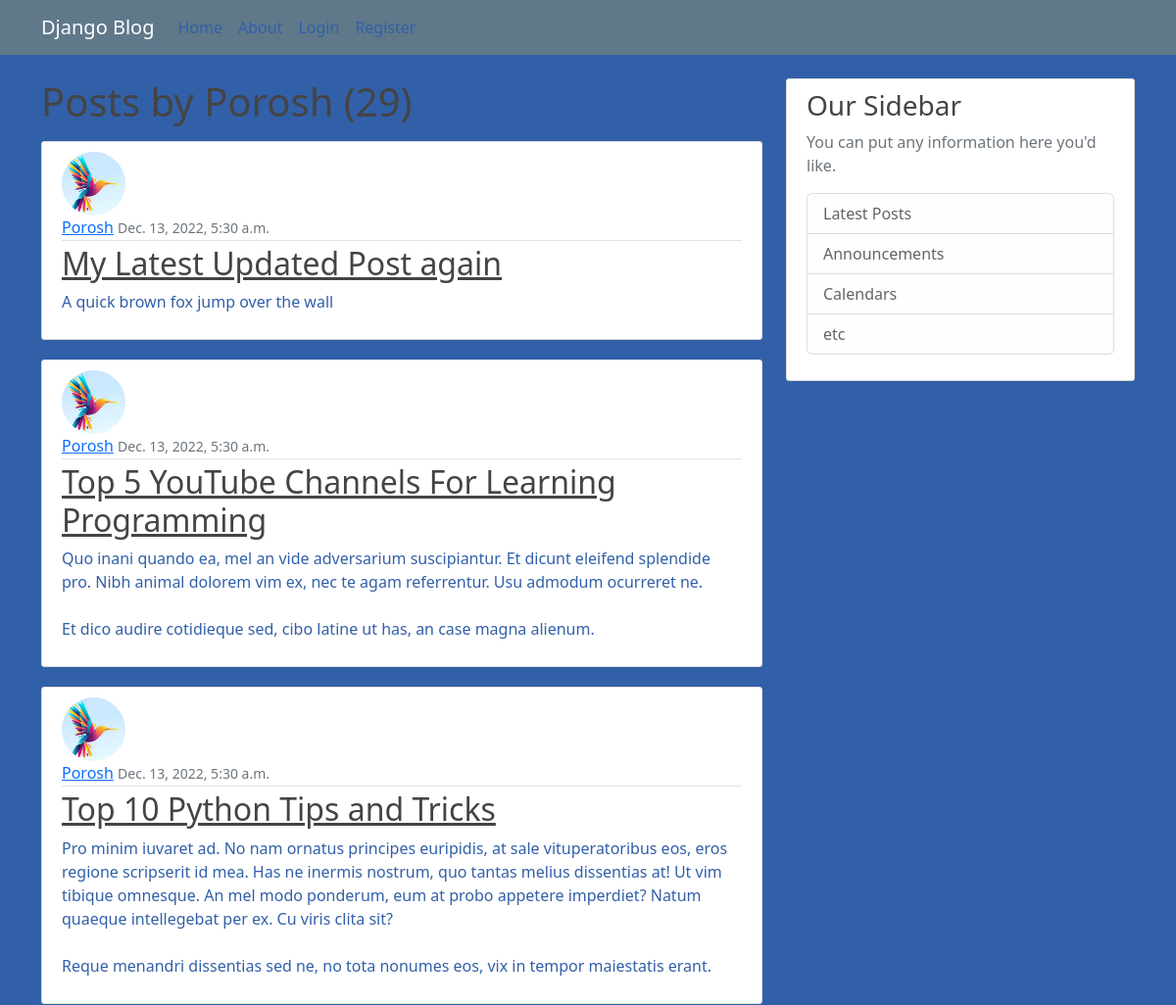
/user/Porosh (upper part), run on an earlier commit of the app's database.
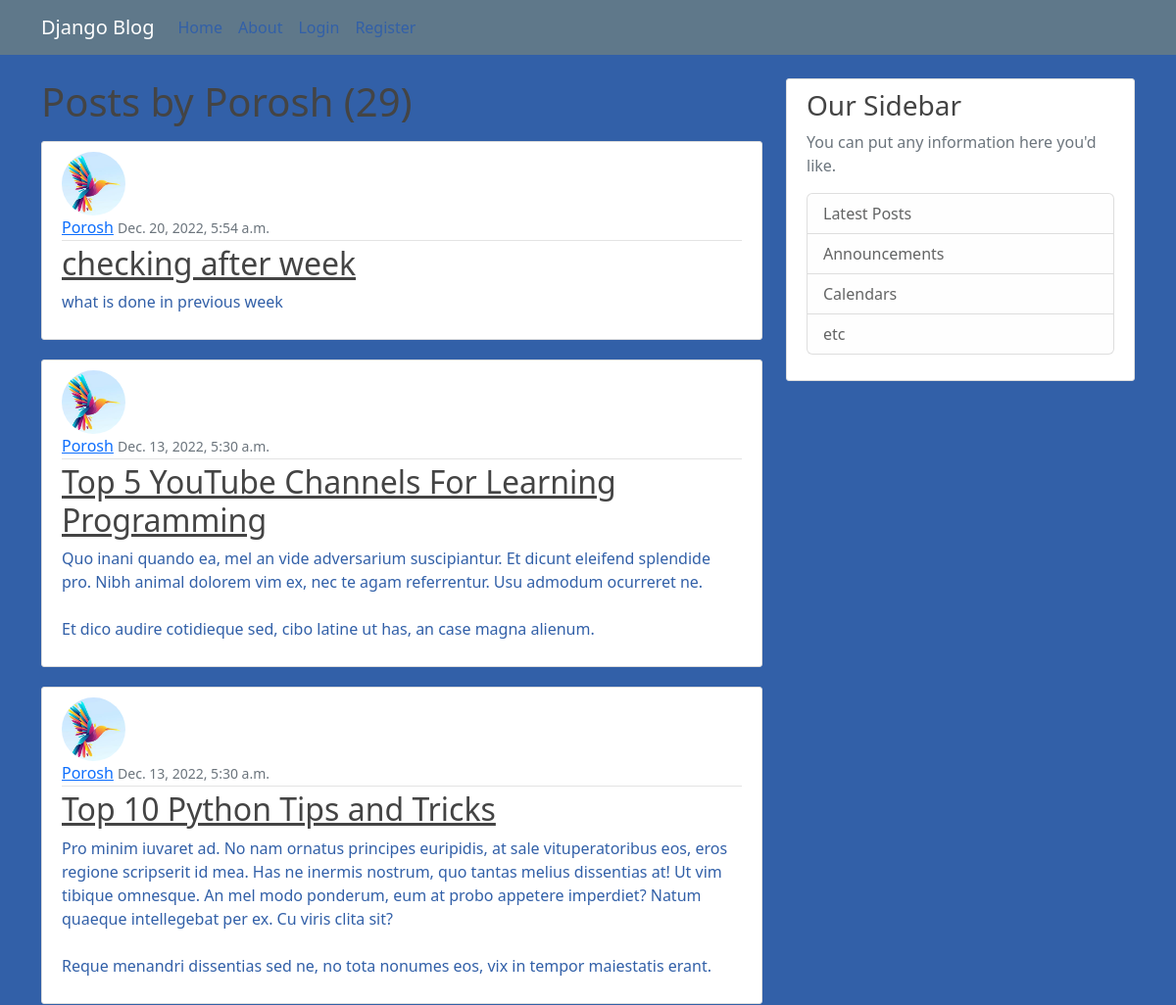
And on a later commit of the database.
### Blogger/models.py (models this page shows, shortened)
class Post(models.Model):
    title = models.CharField(max_length= 500)
    content = models.CharField(max_length=1000)
    date_posted = models.DateTimeField(default=timezone.now)
    author = models.ForeignKey(User, on_delete=models.CASCADE)

### User/models.py (models this page shows, shortened)
class Profile(models.Model):
    user = models.OneToOneField(User, on_delete=models.CASCADE)
    image = models.ImageField(default='default.jpg', upload_to = 'profile_pics/')

### Blogger/views.py (the view)
# urls.py: path('user/<str:username>',UserPostListView.as_view(), name = 'user-posts'),
class UserPostListView(ListView):
    model = Post
    template_name = 'Blogger/user_posts.html'
    posts = Post.objects.all()
    context_object_name = 'posts'
    paginate_by = 5
    def get_queryset(self):
        user = get_object_or_404(User, username = self.kwargs.get('username'))
        return Post.objects.filter(author = user).order_by('-date_posted')

### Blogger/templates/Blogger/user_posts.html (shortened to what this page needs)
{% extends "Blogger/base.html" %}
{% block content %}
    <h1 class = "mb-3">Posts by {{ view.kwargs.username }} ({{ page_obj.paginator.count }})</h1>
    {% for post in posts %}
        <article class="media content-section">
            <img class="rounded-circle article-img" src = "{{ post.author.profile.image.url }}">
          <div class="media-body">
            <div class="article-metadata">
              <a class="mr-2" href="{% url 'user-posts' user %}">{{ post.author.username }}</a>
              <small class="text-muted">{{ post.date_posted }}</small>
            </div>
            <h2><a class="article-title" href="{% url 'post-detail' post.id %}">{{ post.title }}</a></h2>
            <p class="article-content">{{ post.content }}</p>
          </div>
        </article>
    {% endfor %}
{% endblock content %}

What changed in the data, as far as the page shows it:
removed Post: author.profile.image (picture), author.username "Porosh", date_posted "Dec. 13, 2022, 5:30 a.m.", title "My Latest Updated Post again", content "A quick brown fox jump over the wall"
added Post: author.profile.image (picture), author.username "Porosh", date_posted "Dec. 20, 2022, 5:54 a.m.", title "checking after week", content "what is done in previous week"
